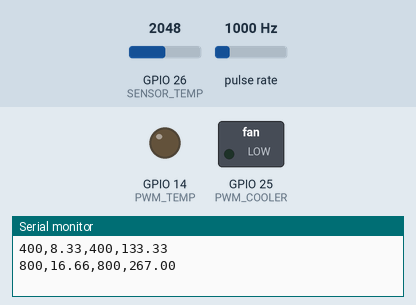
Simulated run of this sketch. Board: ESP32. Parts: switched loads named in the sketch (green lamp = pin HIGH), output pins drawn as LEDs (lit = HIGH), the last lines printed to the serial monitor. Wiring (inferred from the names in the program): pulse sensor: data GPIO 27. Inputs (shaded band) come from the test bench; at power-on: GPIO 26 (SENSOR_TEMP) = 2048, pulse rate 1000 Hz.

Above: at 1.2 s.
1.3 s: GPIO 26 (SENSOR_TEMP) set to 0
At 1.4 s:
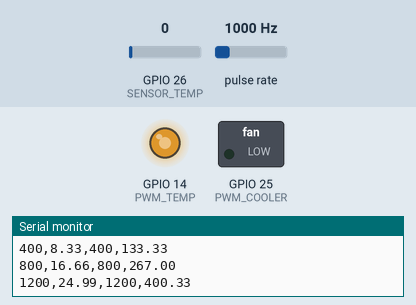
3.9 s: pulse rate (sensor on GPIO 27) set to 133 Hz
6.4 s: pulse rate (sensor on GPIO 27) set to 108 Hz
7.9 s: GPIO 26 (SENSOR_TEMP) set to 2440
At 10.8 s:
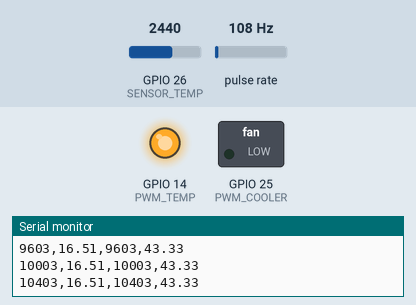
10.9 s: GPIO 26 (SENSOR_TEMP) set to 4095
At 12.4 s:
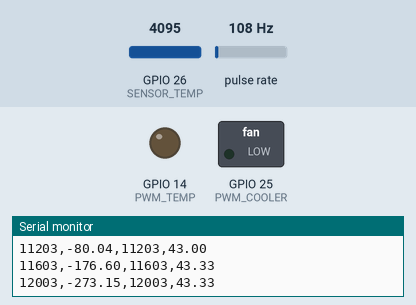
13.5 s: GPIO 26 (SENSOR_TEMP) set to 2549
16.5 s: GPIO 26 (SENSOR_TEMP) set to 2509
At 20.45 s:
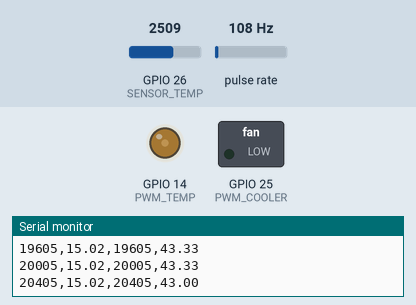
Timing chart, 0 to 20.5 s (numbered marks = the images above; inputs shaded):
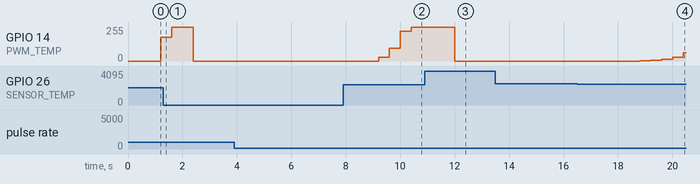

Measured:
- the behaviour switches between 2510 and 2509 on GPIO 26 (SENSOR_TEMP) (found by bisection; images 3 and 4)
- after the input at 7.9 s, GPIO 14 (PWM_TEMP): 0/255 → 30/255 after 1.3 s, → 96/255 0.40 s later, → 225/255 0.40 s later, → 255/255 0.40 s later
- after the input at 10.9 s, GPIO 14 (PWM_TEMP): 255/255 → 0/255 after 1.1 s
- after the input at 16.5 s, GPIO 14 (PWM_TEMP): moves from 0/255 to 61/255 over 1.6 s, starting after 2.3 s

The sketch:

Codigo_Malha_Aberta_Controle.ino
```cpp
#include <Arduino.h>
#include <math.h>    // Biblioteca para operações matemáticas (logaritmo, etc)

// Pinos
#define PWM_TEMP 14
#define PWM_COOLER 25
#define SENSOR_TEMP 26
#define SENSOR_FLUXO 27

// Variáveis
const int resolution = 4095;                                  // Resolução do conversor AD do ESP
volatile int pulsos = 0;                                      // Pulsos do sensor de fluxo
unsigned long tempoAnt = 0, tempoAtual = 0, dT = 0;           // Variáveis para manipulação do timer
float temperatura = 0, resistencia = 0, vazao = 0;            // Variáveis para cálculo da temperatura e vazão
int dutycycleTemp = 0, dutycycleCooler = 0;                   // Duty Cicle do PWM do transistor e do cooler

// Constantes do NTC e sistema
double Vs = 3.3;                                              // Tensão de referência do ESP32
double R1 = 10000;                                            // Resistor fixo de 10kΩ no divisor de tensão
double Beta = 3950;                                           // Coeficiente beta do NTC
double To = 298.15;                                           // Temperatura de referência (25°C em Kelvin)
double Ro = 10000;                                            // Resistência nominal do NTC a 25°C

//Variáveis Controlador

int cont_temp;
int cont_fluxo;

int setpoint_temp[3] = {15, 25, 35};
int setpoint_fluxo[3]= {15, 7, 0};

int ref_temp = 0;
int ref_fluxo = 0;

int i = 0;
int j = 0;

float d_temp = 0.0;
float d_fluxo = 0.0;

int pwm_max = 255;
int pwm_min = 0;

float u_temp = 0.0, ek_temp = 0.0, uk_1_temp = 0.0, ek_1_temp = 0.0, uk_2_temp = 0.0, ek_2_temp = 0.0;
float u_fluxo = 0.0, ek_fluxo = 0.0, uk_1_fluxo = 0.0, ek_1_fluxo = 0.0;

int sampleTime = 400;

float temp1 = 0.0, temp2 = 0.0, temp3 = 0.0, mediatemp = 0.0;
float fluxo1 = 0.0, fluxo2 = 0.0, fluxo3 = 0.0, mediafluxo = 0.0;

float controle_temp(float r_temp, float y_temp);
float controle_fluxo(float r_fluxo, float y_fluxo);

//------------------------------------------------------------
// ---------- Constantes Controlador -------------------------
float a1_temp = -1.991;
float a2_temp = 0.9912;
float b0_temp = 8.57;
float b1_temp = -17.12;
float b2_temp = 8.554;

float b0_fluxo = 0.526;
float b1_fluxo = -0.1432;
// -----------------------------------------------------------
//------------------------------------------------------------

//Implementação do Controlador PI Digital
float controle_temp(float r_temp, float y_temp){

  ek_temp = r_temp-y_temp;
  u_temp = -a1_temp*uk_1_temp - a2_temp*uk_2_temp + b0_temp*ek_temp + b1_temp*ek_1_temp + b2_temp*ek_2_temp;

  if (u_temp>255) u_temp=255;     // limitador superior
  else if (u_temp<0) u_temp=0;    // limitador inferior

  ek_1_temp = ek_temp;
  uk_1_temp = u_temp;

  return float(u_temp);
}

//Implementação do Controlador PI Digital
float controle_fluxo(float r_fluxo, float y_fluxo){

  ek_fluxo = r_fluxo-y_fluxo;
  u_fluxo = uk_1_fluxo + b0_fluxo*ek_fluxo + b1_fluxo*ek_1_fluxo;

  if (u_fluxo>255) u_fluxo=255;     // limitador superior
  else if (u_fluxo<0) u_fluxo=0;    // limitador inferior

  ek_1_fluxo = ek_fluxo;
  uk_1_fluxo = u_fluxo;

  return float(u_fluxo);
}

// Rotina da interrupção que realiza leitura do sensor de fluxo
void lerFluxo(){
  pulsos++;
}

void setup() {
  Serial.begin(115200);
  pinMode(SENSOR_TEMP, INPUT);
  pinMode(SENSOR_FLUXO, INPUT);
  pinMode(PWM_TEMP, OUTPUT);
  pinMode(PWM_COOLER, OUTPUT);

  ledcAttach(PWM_TEMP, 1000, 8);      // Configurando PWMs
  ledcAttach(PWM_COOLER, 1000, 8);

  attachInterrupt(digitalPinToInterrupt(SENSOR_FLUXO), lerFluxo, RISING); // Interrupção para sensor de fluxo


}

void loop() {
  tempoAtual = millis();
  dT = tempoAtual - tempoAnt;

  // Tempo de Amostragem 400ms = 0,4s
  if (dT >= sampleTime) {
    tempoAnt = tempoAtual;

    // Cálculo da vazão em L/s
    // vazao =  double((pulsos) / (120));

    // Leitura do NTC e cálculo da temperatura diretamente no loop
    int leituraADC = analogRead(SENSOR_TEMP);

    // Cálculo da temperatura com a equação Steinhart-Hart
    double Vout = leituraADC * Vs / resolution;                 // Converte a leitura ADC para tensão
    double Rt = R1 * Vout / (Vs - Vout);                        // Calcula a resistência do NTC
    temperatura = 1 / (1 / To + log(Rt / Ro) / Beta);           // Equação de Steinhart-Hart
    temperatura = temperatura - 273.15;                         // Converte de Kelvin para Celsius

    temp1 = temp2 ;
    temp2 = temp3 ;
    temp3 = temperatura ;
    mediatemp = ( temp1 + temp2 + temp3 ) /3.0;

    vazao = pulsos;
    pulsos = 0;

    fluxo1 = fluxo2 ;
    fluxo2 = fluxo3 ;
    fluxo3 = vazao ;
    mediafluxo = ( fluxo1 + fluxo2 + fluxo3 ) /3.0;

    // Sistema só começa após 2 s
    if(tempoAtual>=2000){
      ref_temp = setpoint_temp[i];
      cont_temp++;

      ref_fluxo = setpoint_fluxo[j];
      cont_fluxo++;
    }
    else{
      ref_fluxo= 0;
    }

    d_temp = controle_temp(ref_temp, mediatemp);
    dutycycleTemp = int(d_temp);

    d_fluxo = controle_fluxo(ref_fluxo, mediafluxo);
    dutycycleCooler = int(d_fluxo);

    ledcWrite(PWM_TEMP, (dutycycleTemp*255)/100);  // Mandando sinais PWM
    ledcWrite(PWM_COOLER, (dutycycleCooler*255)/100);

    if (tempoAtual<=3500000){
      Serial.print (tempoAtual);
      Serial.print (",");
      Serial.print (mediatemp);
      Serial.print (",");
      Serial.print (tempoAtual);
      Serial.print (",");
      Serial.println (mediafluxo);
    }
  }
  if ((cont_temp>2500)&&(i<=2))
  {
    i++;
    cont_temp = 0;
  }

  if ((cont_fluxo>2400)&&(j<=2))
  {
    j++;
    cont_fluxo = 0;
  }
}
```
